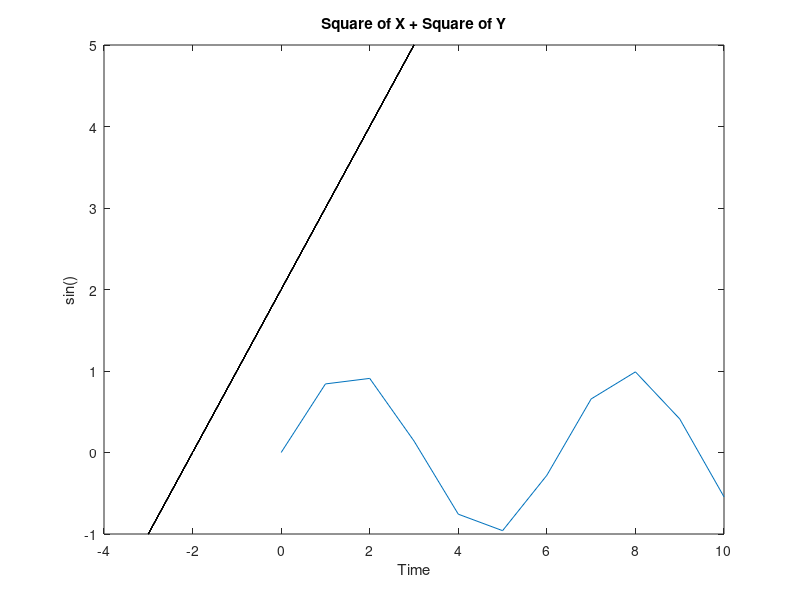

The MATLAB source for this figure:
% Part A
A = randn(3,3);
B = eye(3);
C = A + B;
D = C*[2;5;9];

% Part B
t = 0:10;
y = sin(t);
plot(t,y);
hold on;
title('Sin of 0 to 10 seconds');
xlabel('Time');
ylabel('sin()');

% Part C

x = meshgrid(-3:3);
y = meshgrid(-1:5);
z = x.^2 + y.^2;
surf(x,y,z);
hold on;
title('Square of X + Square of Y');
xlabel('Time');
ylabel('sin()');
zlabel('X^2 + Y^2');

% Part D
s = tf('s');
func = s^4 + 3*s^3 - 15*s^2 - 2*s + 9;
zero(func)

